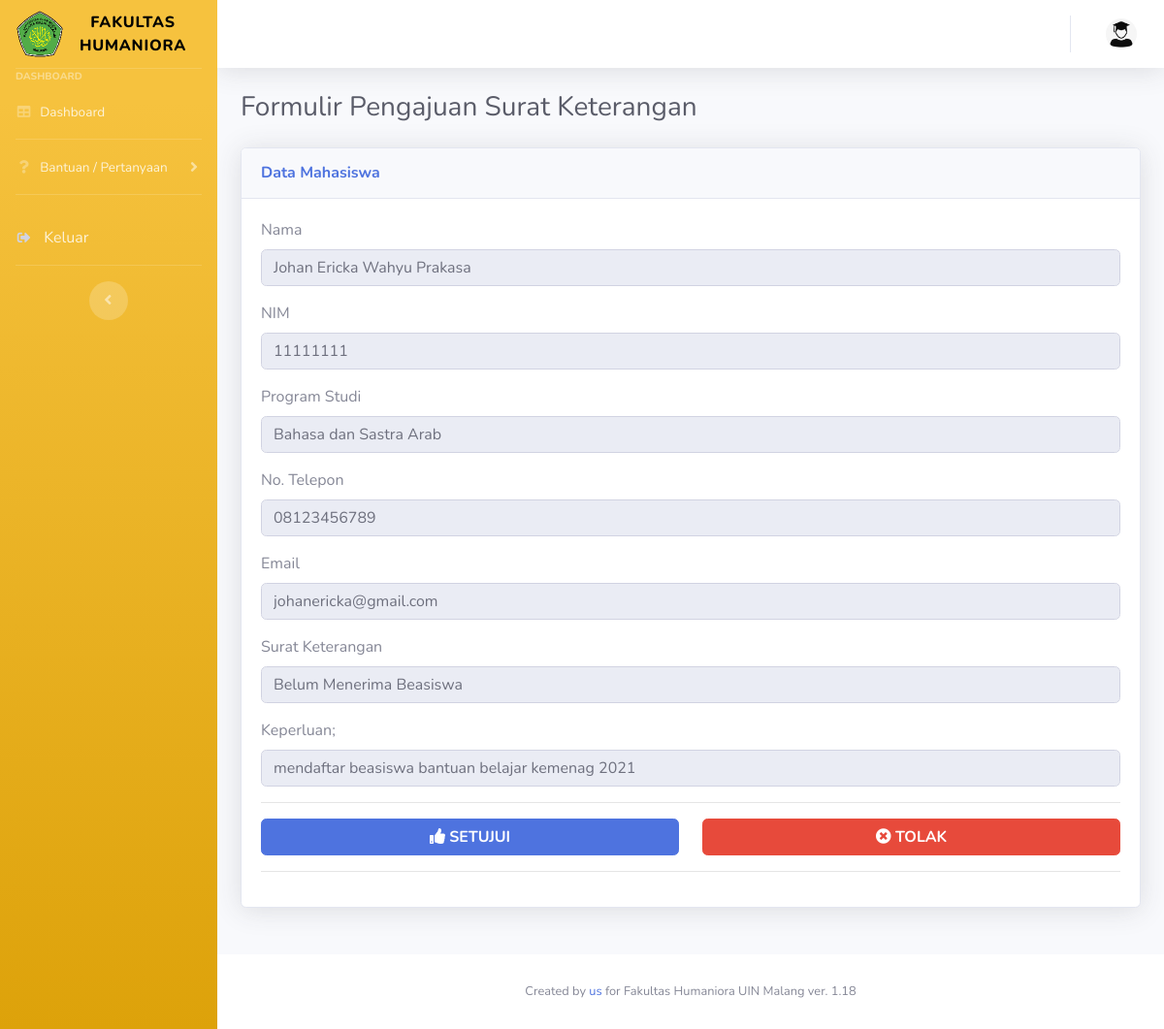
The app's page /admin/suket-tampil.php?nodata=15 with its own data.
### tables this page shows
CREATE TABLE IF NOT EXISTS `suket` (
  `nodata` int(11) NOT NULL AUTO_INCREMENT,
  `tanggal` varchar(20) DEFAULT NULL,
  `prodi` varchar(50) DEFAULT NULL,
  `nim` varchar(20) DEFAULT NULL,
  `nama` varchar(100) DEFAULT NULL,
  `notelepon` varchar(20) DEFAULT NULL,
  `email` varchar(50) DEFAULT NULL,
  `jenissurat` varchar(100) DEFAULT NULL,
  `keperluan` varchar(200) DEFAULT NULL,
  `tgllulus` varchar(20) DEFAULT NULL,
  `skyudisium` varchar(50) DEFAULT NULL,
  `verifikator` varchar(200) DEFAULT NULL,
  `verifikasi` tinyint(4) DEFAULT '0',
  `tglverifikasi` varchar(20) DEFAULT NULL,
  `keterangan` varchar(200) DEFAULT NULL,
  `statussurat` tinyint(4) DEFAULT '0',
  KEY `Index 1` (`nodata`)
);

### admin/suket-tampil.php (the view, shortened to what this page needs)
<?php
require('../config.php');
$nodata = mysqli_real_escape_string($conn, $_GET['nodata']);
?>
<!DOCTYPE html>
<html lang="en">
<head>
    <link href="../vendor/fontawesome-free/css/all.min.css" rel="stylesheet" type="text/css">
    <link href="../css/sb-admin-2.min.css" rel="stylesheet">
</head>
<body id="page-top">
    <div id="wrapper">
        <?php
        require "../assets/sidebar.php";
        ?>
        <div id="content-wrapper" class="d-flex flex-column">
            <div id="content">
                <?php
                require "../assets/topbar.php";
                ?>
                <div class="container-fluid">
                    <div class="d-sm-flex align-items-center justify-content-between mb-4">
                        <h1 class="h3 mb-0 text-gray-800">Formulir Pengajuan Surat Keterangan</h1>
                    </div>
                    <div class="row">
                        <div class="col-lg-12 mb-4">
                            <?php
                            $quser = mysqli_query($conn, "SELECT * FROM suket WHERE nodata='$nodata'");
                            $duser = mysqli_fetch_array($quser);
                            $nim = $duser['nim'];
                            $nama = $duser['nama'];
                            $notelepon = $duser['notelepon'];
                            $email = $duser['email'];
                            $prodi = $duser['prodi'];
                            $jenissurat = $duser['jenissurat'];
                            $keperluan = $duser['keperluan'];
                            ?>
                            <div class="card shadow mb-4">
                                <div class="card-header py-3">
                                    <h6 class="m-0 font-weight-bold text-primary">Data Mahasiswa</h6>
                                </div>
                                <div class="card-body">
                                    <div class="form-group">
                                        <label>Nama</label>
                                        <input type="text" class="form-control" name="nama" value="<?= $nama; ?>" readonly>
                                    </div>
                                    <div class="form-group">
                                        <label>NIM</label>
                                        <input type="text" class="form-control" name="nim" value="<?= $nim; ?>" readonly>
                                    </div>
                                    <div class="form-group">
                                        <label>Program Studi</label>
                                        <input type="text" class="form-control" name="prodi" value="<?= $prodi; ?>" readonly>
                                    </div>
                                    <div class="form-group">
                                        <label>No. Telepon</label>
                                        <input type="text" class="form-control" name="notelepon" value="<?= $notelepon; ?>" readonly>
                                    </div>
                                    <div class="form-group">
                                        <label>Email</label>
                                        <input type="text" class="form-control" name="email" value="<?= $email; ?>" readonly>
                                    </div>
                                    <div class="form-group">
                                        <label>Surat Keterangan</label>
                                        <input type="text" class="form-control" name="jenissurat" value="<?= $jenissurat; ?>" readonly>
                                    </div>
                                    <form class="user" action="suket-setujui.php" method="POST">
                                        <div class="form-group">
                                            <?php
                                            $ukt = substr($jenissurat, strlen($jenissurat) - 3, 3);
                                            if ($ukt == 'UKT') {
                                            ?>
                                                <label>Alasan</label>
                                                <input type="text" class="form-control" name="keperluan" value="<?= $keperluan; ?>" readonly>
                                            <?php
                                            } else {
                                            ?>
                                                <label>Keperluan</label>;
                                                <input type="text" class="form-control" name="keperluan" value="<?= $keperluan; ?>" readonly>
                                            <?php
                                            }
                                            ?>
                                        </div>
                                        <hr>
                                        <div class="form-group row">
                                            <div class="col-sm-6">
                                                <button type="submit" onclick="return confirm('Apakah anda MENYETUJUI pengajuan ini ?')" class="btn btn-primary btn-block">
                                                    <i class="fas fa-thumbs-up"></i><b> SETUJUI</b>
                                                </button>
                                            </div>
                                            <div class="col-sm-6">
                                                <a href="#" class="btn btn-danger btn-block" data-toggle="modal" data-target="#tolakModal">
                                                    <i class="fas fa-times-circle"></i><b> TOLAK</b>
                                                </a>
                                            </div>
                                        </div>
                                        <hr>
                                    </form>
                                </div>
                            </div>
                        </div>
                    </div>
                </div>
            </div>
            <?php
            require "../assets/footer.php";
            ?>
        </div>
    </div>
</body>
</html>

### records on screen
suket: nama "Johan Ericka Wahyu Prakasa", nim "11111111", prodi "Bahasa dan Sastra Arab", notelepon "08123456789", email "johanericka@gmail.com", jenissurat "Belum Menerima Beasiswa", keperluan "mendaftar beasiswa bantuan belajar kemenag 2021"
